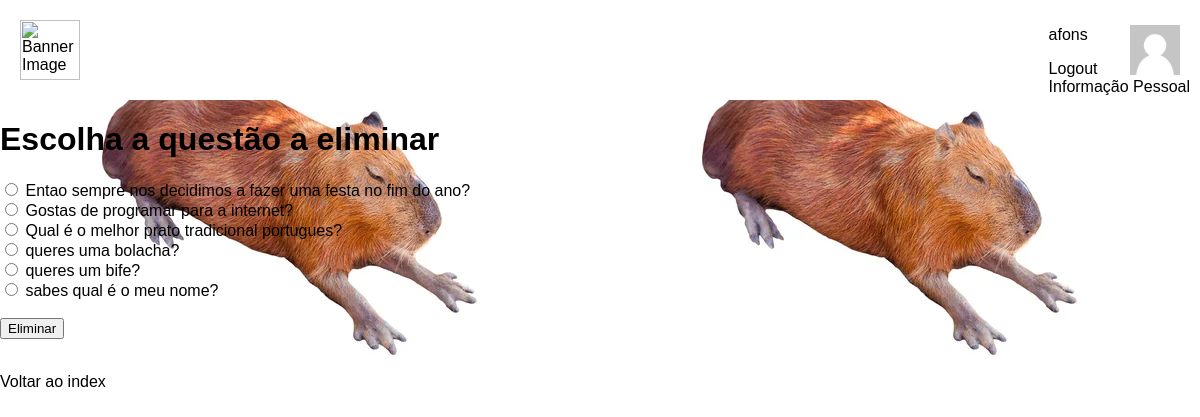
The page /eliminarquestao (signed in) on the database its author committed.
### votacao/models.py (models this page shows, shortened)
class Questao(models.Model):
        questao_texto =  models.CharField(max_length=200)
        pub_data = models.DateTimeField('data depublicacao')

### votacao/views.py (the view)
# urls.py: path('eliminarquestao', views.eliminarquestao, name='eliminarquestao'),
@permission_required('auth.superuser', login_url=reverse_lazy('votacao:index'))
def eliminarquestao(request):
    questoes = Questao.objects.all()
    return render(request, 'votacao/eliminarquestao.html', {'questoes': questoes})

### votacao/templates/votacao/eliminarquestao.html (shortened to what this page needs)
{% extends "votacao/index.html" %}
{% block conteudo %}
<h1>Escolha a questão a eliminar</h1>
<form action="{% url 'votacao:eliminar'%}" method="post">
  {% for questao in questoes %}
    <input type="radio" name="questao" id="questao{{ forloop.counter }}" value="{{ questao.id }}" />
    <label for="questao{{ forloop.counter }}"> {{ questao.questao_texto }} </label>
    <br />
  {% endfor %}
  <br />
  <input type="submit" value="Eliminar" /><br /><br />
</form>
<a href="{% url 'votacao:index' %}">Voltar ao index</a>
{% endblock %}

### votacao/templates/votacao/index.html (shortened to what this page needs)
<head>
    {% load static %}
    <link rel="stylesheet" type="text/css" href="{% static 'votacao/css/mystyle.css' %}">
</head>
<header>
    {% load static %}
    <div class="banner">
      <img src="https://conhecimentoinovacao.iscte-iul.pt/wp-content/uploads/2021/02/rgb_iscte_pt_horizontal_positive.png" alt="Banner Image">
    </div>
    {% block logina %}
    <div class="username">
      {% if not request.user.is_authenticated %}
        <div style="position:fixed; top:10px; right:10px">
            <a href="{% url 'votacao:registo' %}">
                Registar
            </a>
            <br/>
            <a href="{% url 'votacao:loginpage' %}">
                Login
            </a>
        </div>
    {% else %}
        <div style="position:fixed; top:10px; right:10px">
            <p style="display:inline-block"> {{ user.get_username }}</p>
            <br/>
            <a href="{% url 'votacao:logoutview' %}">
                Logout
            </a>
             <br/>
             <a href="{% url 'votacao:personal' %}">
                Informação Pessoal
            </a>
        </div>
        <div>
            {% if request.user.aluno.image %}
                <img src="{{request.user.aluno.image }}" height="50">
            {% else %}
                <img src="{% static 'votacao/images/user.png' %}" height="50">
            {% endif %}
        </div>
    {% endif %}
    </div>
    {% endblock %}
</header>
{% block conteudo %}{% endblock %}

### votacao/static/votacao/css/mystyle.css (style rules this page uses)
header { display: flex; justify-content: space-between; align-items: center; padding: 20px; background-color: #FFF; box-shadow: 0px 5px 10px rgba(255, 255, 255, 0.1); }
.banner img { height: 60px; }
a { color: rgb(0, 0, 0); text-decoration: none; }

### rows shown on the page
Questao: questao_texto "Entao sempre nos decidimos a fazer uma festa no fim do ano?"
Questao: questao_texto "Gostas de programar para a internet?"
Questao: questao_texto "Qual é o melhor prato tradicional portugues?"
Questao: questao_texto "queres uma bolacha?"
Questao: questao_texto "queres um bife?"
Questao: questao_texto "sabes qual é o meu nome?"

### other values the page prints
{{ user.get_username }} "afons"
